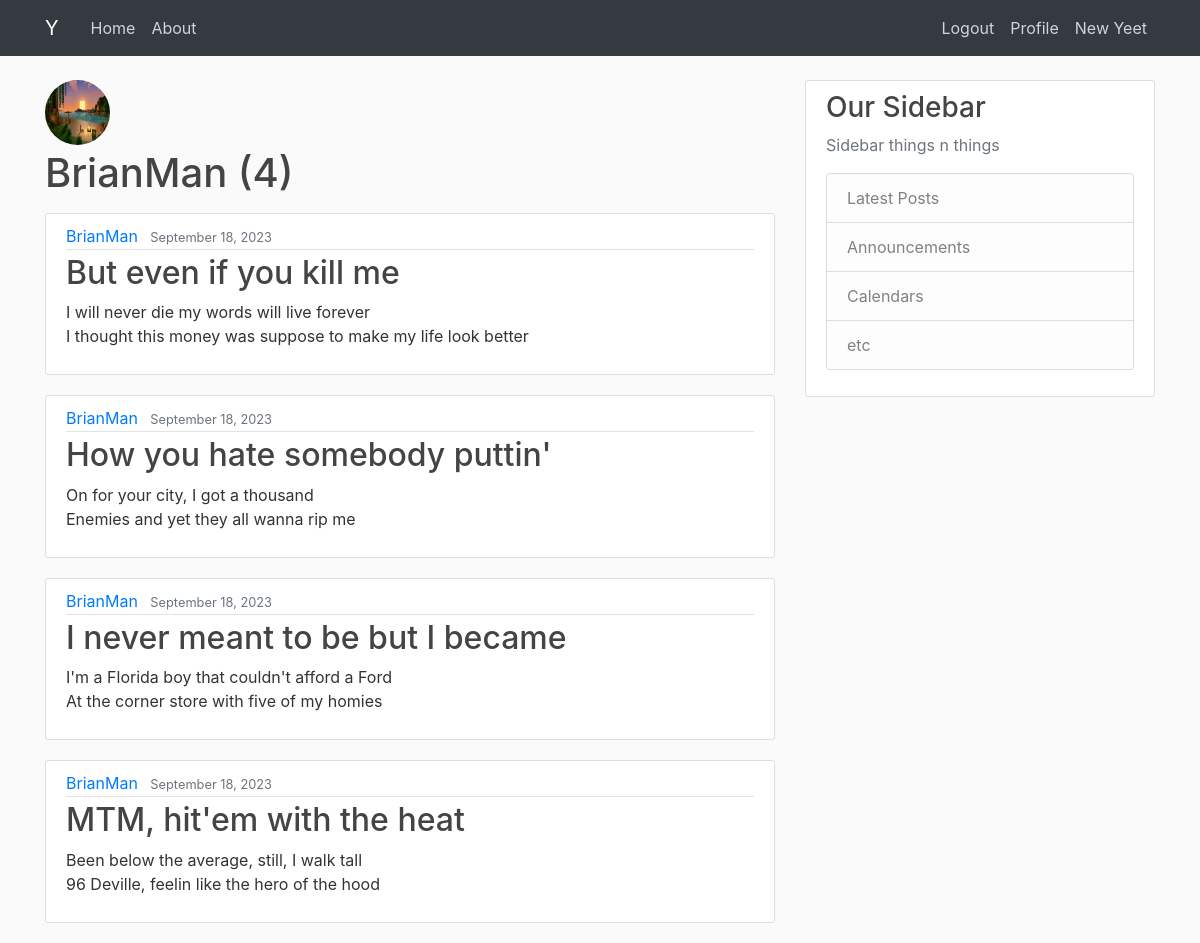
Page /user/BrianMan (signed in) on the committed database.
### users/models.py (models this page shows, shortened)
class Profile(models.Model):
    user = models.OneToOneField(User, on_delete=models.CASCADE)                   # One to one relationship with the user model (Cascase means to also delete profile with user, but not vice versa)
    image = models.ImageField(default='default.jpg',upload_to='profile_pics')     # Adding a default image and a directory for new images (profile pics)

### blog/models.py (models this page shows, shortened)
class Post(models.Model):  # basically inheriting from models
    title = models.CharField(max_length=100) # "Character Field". also u can add a bunch of arguments
    content = models.TextField() # A text field is unrestricted text instead of characters
    date_posted = models.DateTimeField(default=timezone.now)  # Selecting the current time
    author = models.ForeignKey(User, on_delete=models.CASCADE)  # If the user gets deleted, delete the post\

### blog/views.py (the view)
# urls.py: path("user/<str:username>", UserPostListView.as_view(), name='user-posts')
class UserPostListView(ListView):
    model = Post
    template_name = 'blog/user_posts.html'  # <app>/<model>_<viewtype>.html
    context_object_name = 'posts'  # we say posts because thats what it is in the home template
    ordering = ['-date_posted']  # organizes from latest first instead of oldest first
    paginate_by = 10
    def get_queryset(self):
        user = get_object_or_404(User, username=self.kwargs.get('username')) # settings the user object as the selected user of the url
        return Post.objects.filter(author=user).order_by('-date_posted')

### blog/templates/blog/user_posts.html (shortened to what this page needs)
{% extends "blog/base.html" %}
{% block content %}
    <div class="mb-3">
        <img class="rounded-circle article-img mb-1" src="{{ user.profile.image.url }}">
        <h1 class="mb-3">{{ view.kwargs.username }} ({{ page_obj.paginator.count }})</h1>
    </div>
    {% for post in posts %}
      <article class="media content-section">
        <div class="media-body">
          <div class="article-metadata">
            <a class="mr-2" href="{% url 'user-posts' post.author.username %}">{{ post.author }}</a>
            <small class="text-muted">{{ post.date_posted|date:'F d, Y' }}</small>
          </div>
          <h2><a class="article-title" href="{% url 'post-detail' post.id %}">{{ post.title }}</a></h2>
          <p class="article-content">{{ post.content }}</p>
        </div>
      </article>
    {% endfor %}
{% endblock content %}

### blog/static/blog/main.css (style rules this page uses)
body { background: #fafafa; color: #333333; margin-top: 5rem; }
h1, h2, h3, h4, h5, h6 { color: #444444; }
.content-section { background: #ffffff; padding: 10px 20px; border: 1px solid #dddddd; border-radius: 3px; margin-bottom: 20px; }
.article-title { color: #444444; }
.article-content { white-space: pre-line; }
.article-img { height: 65px; width: 65px; margin-right: 16px; }
.article-metadata { padding-bottom: 1px; margin-bottom: 4px; border-bottom: 1px solid #e3e3e3 }

### rows in the picture
Post: author "BrianMan", date_posted "September 18, 2023", title "But even if you kill me", content "I will never die my words will live forever I thought this money was suppose to make my life look better"
Post: author "BrianMan", date_posted "September 18, 2023", title "How you hate somebody puttin'", content "On for your city, I got a thousand Enemies and yet they all wanna rip me"
Post: author "BrianMan", date_posted "September 18, 2023", title "I never meant to be but I became", content "I'm a Florida boy that couldn't afford a Ford At the corner store with five of my homies"
Post: author "BrianMan", date_posted "September 18, 2023", title "MTM, hit'em with the heat", content "Been below the average, still, I walk tall 96 Deville, feelin like the hero of the hood"

### other values in the picture
{{ view.kwargs.username }} "BrianMan"
{{ page_obj.paginator.count }} "4"
